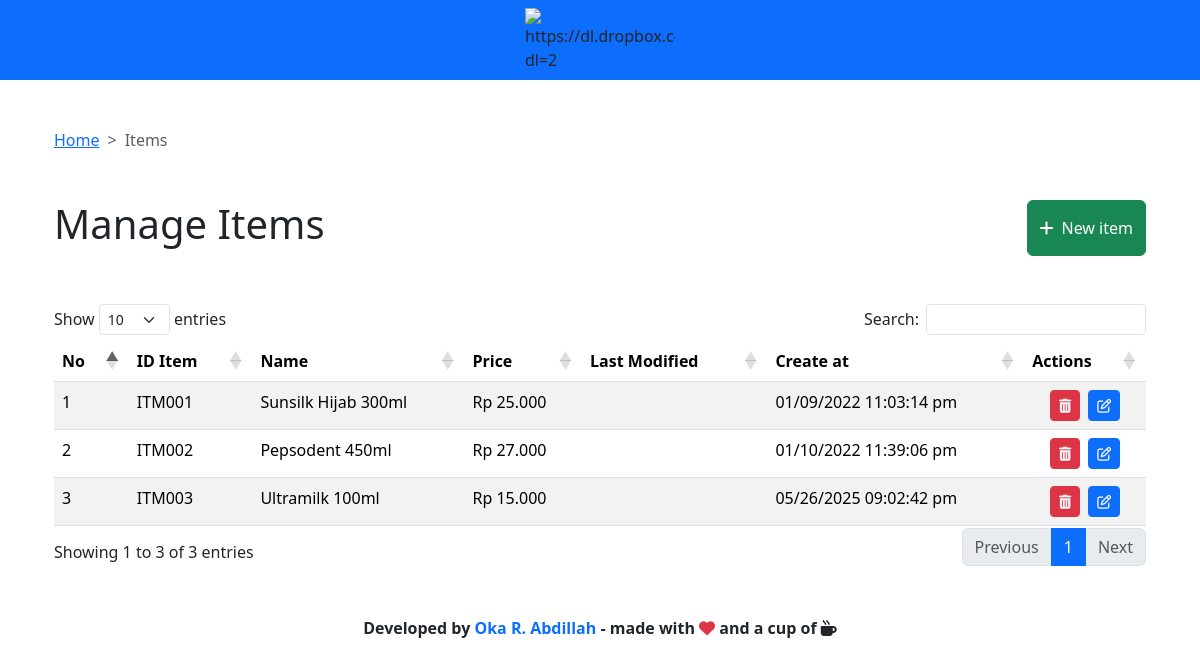
Screenshot of /pages/items/index.php (signed in) with the database file from the repository.
### tables this page shows
CREATE TABLE IF NOT EXISTS `items` (
  `item_id` int NOT NULL AUTO_INCREMENT,
  `item_id_txt` varchar(15) NOT NULL,
  `item_name` varchar(50) NOT NULL,
  `item_price` varchar(30) NOT NULL,
  `create_at` varchar(50) NOT NULL,
  `last_modified` varchar(50) DEFAULT NULL,
  PRIMARY KEY (`item_id`)
);

### src/server/getter/get_items.php (called while the page is built)
<?php
function get_items( $conn )
{
    $sql = "SELECT * FROM items";
    $results = mysqli_query($conn, $sql);
    $rows = [];
    while ( $res = mysqli_fetch_assoc( $results ))
    {
        array_push( $rows, $res );
    }
    return $rows;
}

### pages/items/index.php (the view, shortened to what this page needs)
<?php
  require("../../src/server/connection.php");
  require("../../src/server/getter/get_items.php");
?>
<!doctype html>
<html lang="en">
  <head>
    <link rel="stylesheet" type="text/css" href="https://cdn.datatables.net/1.11.3/css/dataTables.bootstrap5.min.css">
    <link href="../../node_modules/bootstrap/dist/css/bootstrap.min.css" rel="stylesheet">
    <link rel="stylesheet" href="../../node_modules/@fortawesome/fontawesome-free/css/all.css">
  </head>
  <body>
    <section data-root="navbar"></section>
    <main class="container-md px-4 mt-5 ">
      <div class="mb-5" data-root="breadcumb"></div>
      <div class="d-flex justify-content-between mb-5">
          <h1>
            Manage Items
          </h1>
          <a data-bs-toggle="modal" data-bs-target="#modalNewItem" class="btn btn-success d-flex gap-2 justify-content-center align-items-center" href="">
            <i class="fa fa-plus"></i>
            New item
          </a>
      </div>
      <table class="table table-striped" style="width: 100%;" id="table_id">
        <thead>
          <tr>
            <th>No</th>
            <th>ID Item</th>
            <th>Name</th>
            <th>Price</th>
            <th>Last Modified</th>
            <th>Create at</th>
            <th>Actions</th>
          </tr>
        </thead>
        <tbody>
          <?php
            $no = 1;
            foreach( get_items($conn) as $item )
            {
              $item_id = $item["item_id"];
              $item_id_txt = $item["item_id_txt"];
              $item_name = $item["item_name"];
              $item_price = $item["item_price"];
              $last_modified = $item["last_modified"];
              $create_at = $item["create_at"];
              echo <<<EOT
              <tr>
                <td>$no</td>
                <td>$item_id_txt</td>
                <td>$item_name</td>
                <td>Rp $item_price</td>
                <td>$last_modified</td>
                <td>$create_at</td>
                <td class="text-center">
                    <div class="d-flex justify-content-center gap-2">
                        <a href="../../src/server/setter/remove_item.php?key=$item_id" class="btn btn-danger btn-sm text-light">
                          <i class="fa fa-trash"></i>
                        </a>
                        <a href="#" data-bs-toggle="modal" data-role="trigger" data-bs-target="#modalUpdate"
                          data-item-name="$item_name" data-item-id="$item_id" data-item-price="$item_price" data-item-id-text="$item_id_txt" class="btn btn-primary btn-sm text-light">
                          <i class="fa fa-edit"></i>
                        </a>
                    </div>
                </td>
              </tr>
EOT;
              $no++;
            }
          ?>
        </tbody>
      </table>
    </main>
    <section data-root="footer"></section>
  </body>
</html>

### rows the page displays
items: item_id_txt "ITM001", item_name "Sunsilk Hijab 300ml", item_price "25.000", create_at "01/09/2022 11:03:14 pm"
items: item_id_txt "ITM002", item_name "Pepsodent 450ml", item_price "27.000", create_at "01/10/2022 11:39:06 pm"
items: item_id_txt "ITM003", item_name "Ultramilk 100ml", item_price "15.000", create_at "05/26/2025 09:02:42 pm"
